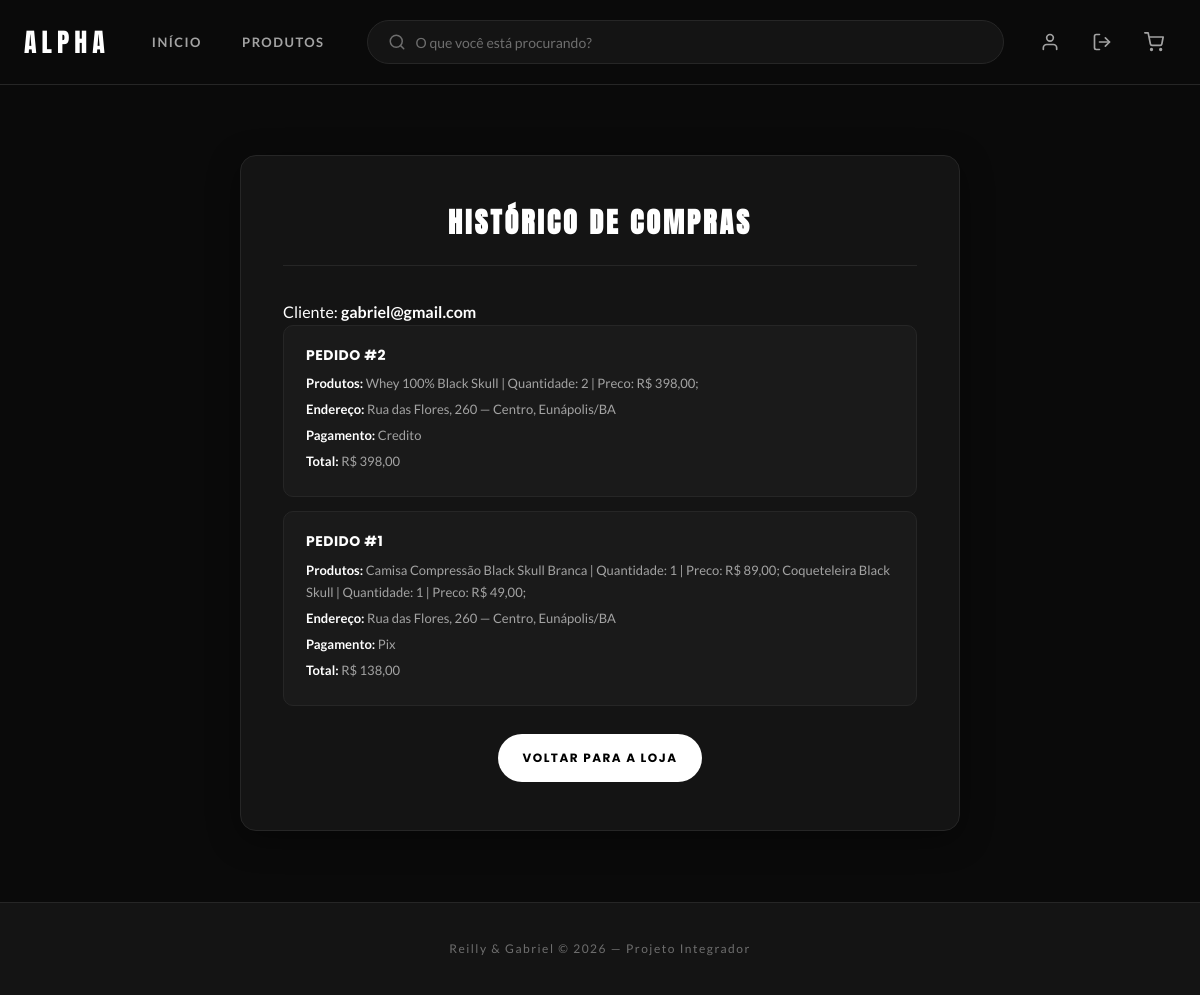
The app's page /minhasCompras.php (signed in), older data.
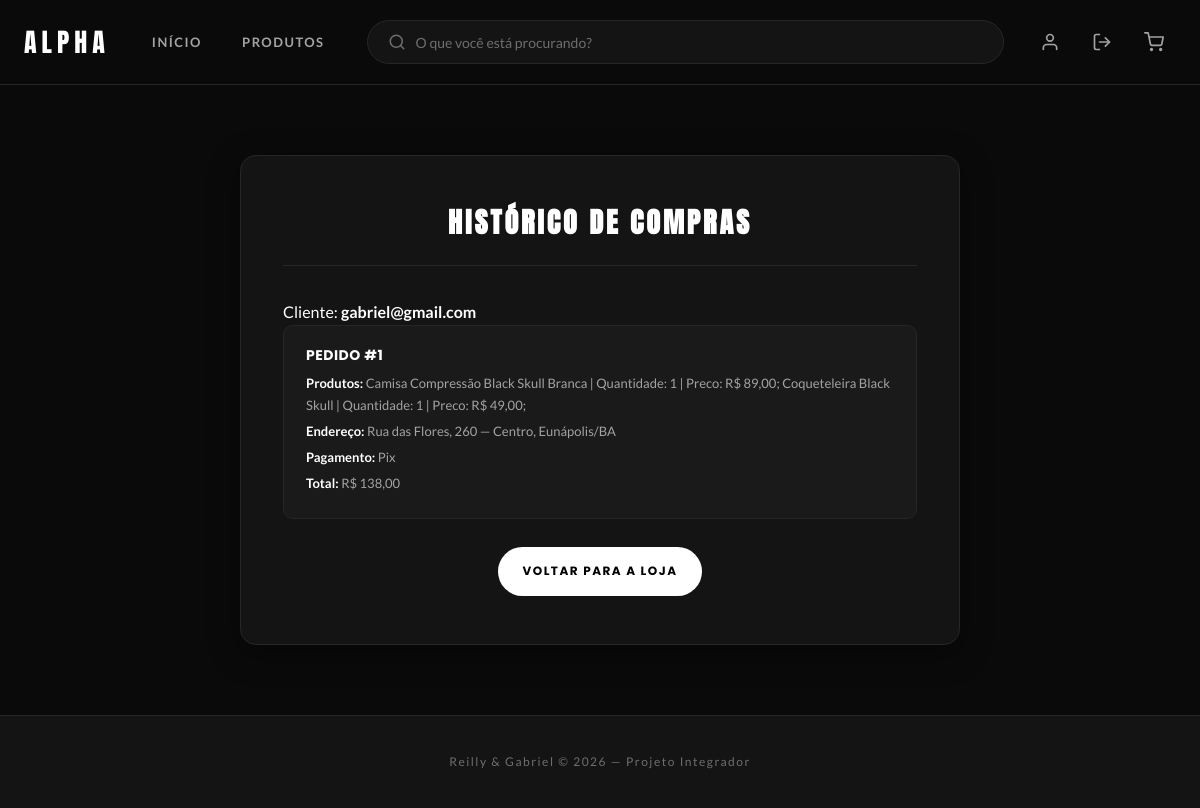
The same page, newer data.
### tables this page shows
CREATE TABLE vendas (
    Id INT AUTO_INCREMENT PRIMARY KEY,
    Email VARCHAR(150) NOT NULL,
    Estado VARCHAR(100) NOT NULL,
    Cidade VARCHAR(100) NOT NULL,
    Bairro VARCHAR(100) NOT NULL,
    Rua VARCHAR(150) NOT NULL,
    Numero VARCHAR(20) NOT NULL,
    Produtos TEXT NOT NULL,
    Total DECIMAL(10,2) NOT NULL,
    Pagamento VARCHAR(20) NOT NULL DEFAULT 'pix', 

    CONSTRAINT fk_vendas_usuario
        FOREIGN KEY (Email) REFERENCES usuarios(Email)
);

### app/DLL.php (called while the page is built, shortened)
<?php
Function banco($server, $user, $password, $db, $consulta)
{
    $banco = new mysqli($server, $user, $password, $db);
    if (!$resultado = $banco->query($consulta)) {
        echo "Falha na consulta referencia: (".$banco->errno.") - ".$banco->error;
        exit();
    }
    return $resultado;
}
function verifica_admin($server, $user, $password, $db, $email) {
    $consulta = "SELECT admin FROM usuarios WHERE Email = '$email'";
    $resultado = banco($server, $user, $password, $db, $consulta);
    return false;
}
?>

### minhasCompras.php (the view, shortened to what this page needs)
<?php
include "app/cons.php";
require_once "app/DLL.php";
$logado = $_SESSION['email'];
$consulta = "SELECT * FROM vendas WHERE Email = '$logado' ORDER BY Id DESC";
$resultado = banco($server, $user, $password, $db, $consulta);
?>
<?php include "header.php"; ?>
<main class="conteudo">
    <section class="painel">
        <h2 class="painel-titulo">Histórico de compras</h2>
        <p class="cliente-logado">Cliente: <strong><?php echo $logado; ?></strong></p>
        <?php
        while($linha = $resultado->fetch_assoc()){
            $forma_pagamento = ucfirst($linha['Pagamento']);
            echo "<div class='item'>";
            echo "<div class='item-info'>";
            echo "<h4>Pedido #".$linha['Id']."</h4>";
            echo "<p><strong>Produtos:</strong> ".$linha['Produtos']."</p>";
            echo "<p><strong>Endereço:</strong> ".$linha['Rua'].", ".$linha['Numero']." — ".$linha['Bairro'].", ".$linha['Cidade']."/".$linha['Estado']."</p>";
            echo "<p><strong>Pagamento:</strong> ".$forma_pagamento."</p>";
            echo "<p><strong>Total:</strong> R$ ".number_format($linha['Total'], 2, ',', '.')."</p>";
            echo "</div>";
            echo "</div>";
        }
        ?>
        <div class="painel-acoes">
            <a class="botao" href="index.php">Voltar para a loja</a>
        </div>
    </section>
</main>
<?php include "footer.php"; ?>

### header.php (shortened to what this page needs)
<?php
include "app/cons.php";
require_once "app/DLL.php";
?>
<!DOCTYPE html>
<html lang="pt-br">
<head>
<link rel="stylesheet" href="style.css">
</head>
<body>
<header class="header">
    <div class="header-conteudo">
        <a href="index.php" class="header-logo">
            <span>ALPHA</span>
        </a>
        <nav class="header-menu">
            <a href="index.php">Início</a>
            <a href="index.php#produtos">Produtos</a>
        </nav>
        <div class="header-busca-wrapper">
            <form class="header-busca" onsubmit="event.preventDefault();">
                <svg xmlns="http://www.w3.org/2000/svg" width="18" height="18" viewBox="0 0 24 24" fill="none" stroke="currentColor" stroke-width="2" stroke-linecap="round" stroke-linejoin="round"><circle cx="11" cy="11" r="8"/><line x1="21" y1="21" x2="16.65" y2="16.65"/></svg>
                <input type="text" id="campoBusca" placeholder="O que você está procurando?" autocomplete="off"/>
            </form>
        </div>
        <?php if(isset($_SESSION['login']) && $_SESSION['login'] == "ok"): ?>
        <?php if(verifica_admin($server, $user, $password, $db, $_SESSION['email'])): ?>
        <a href="admin.php" class="header-icone" title="Painel de Administração" style="color: var(--destaque);">
            <svg xmlns="http://www.w3.org/2000/svg" width="20" height="20" viewBox="0 0 24 24" fill="none" stroke="currentColor" stroke-width="2" stroke-linecap="round" stroke-linejoin="round"><path d="M12 2L2 7l10 5 10-5-10-5zM2 17l10 5 10-5M2 12l10 5 10-5"/></svg>
        </a>
        <?php endif; ?>
        <?php endif; ?>
        <div class="header-acoes">
            <?php if(isset($_SESSION['login']) && $_SESSION['login'] == "ok"){ ?>
                <a href="minhasCompras.php" class="header-icone" title="Minhas compras">
                    <svg xmlns="http://www.w3.org/2000/svg" width="20" height="20" viewBox="0 0 24 24" fill="none" stroke="currentColor" stroke-width="2" stroke-linecap="round" stroke-linejoin="round"><path d="M20 21v-2a4 4 0 0 0-4-4H8a4 4 0 0 0-4 4v2"/><circle cx="12" cy="7" r="4"/></svg>
                </a>
                <a href="sair.php" class="header-icone" title="Sair">
                    <svg xmlns="http://www.w3.org/2000/svg" width="20" height="20" viewBox="0 0 24 24" fill="none" stroke="currentColor" stroke-width="2" stroke-linecap="round" stroke-linejoin="round"><path d="M9 21H5a2 2 0 0 1-2-2V5a2 2 0 0 1 2-2h4"/><polyline points="16 17 21 12 16 7"/><line x1="21" y1="12" x2="9" y2="12"/></svg>
                </a>
            <?php } ?>
            <a href="carrinho.php" class="header-icone header-carrinho" title="Carrinho">
            </a>
        </div>
    </div>
</header>

### footer.php
<footer class="rodape">
    <p>Reilly &amp; Gabriel &copy; <?php echo date('Y'); ?> — Projeto Integrador</p>
</footer>
</body>
</html>

### style.css (style rules this page uses)
* { box-sizing: border-box; margin: 0; padding: 0; }
:root { --bg: #0a0a0a; --bg-2: #141414; --bg-3: #1a1a1a; --bg-hover: #1f1f1f; --borda: #262626; --borda-forte: #333333; --texto: #ffffff; --texto-suave: #a3a3a3; --texto-fraco: #6e6e6e; --destaque: #e50914; --destaque-hover: #b8070f; --verde: #3ddc84; --raio: 16px; --raio-sm: 10px; --raio-pill: 50px; --sombra: 0 8px 32px rgba(0, 0, 0, 0.4); --sombra-hover: 0 20px 50px rgba(0, 0, 0, 0.6); --sombra-vermelha: 0 10px 30px rgba(229, 9, 20, 0.35); --transicao: all 0.3s cubic-bezier(0.4, 0, 0.2, 1); }
html, body { height: 100%; scroll-behavior: smooth; }
body { font-family: 'Lato', 'Segoe UI', Arial, sans-serif; background: var(--bg); color: var(--texto); line-height: 1.7; display: flex; flex-direction: column; min-height: 100vh; -webkit-font-smoothing: antialiased; overflow-x: hidden; }
h1, h2, h3, h4, h5, h6 { font-family: 'Poppins', sans-serif; font-weight: 700; line-height: 1.3; }
.header { background: var(--bg); border-bottom: 1px solid var(--borda); padding: 20px 24px; position: sticky; top: 0; z-index: 1000; transition: var(--transicao); }
.header-conteudo { max-width: 1280px; margin: 0 auto; display: flex; align-items: center; gap: 24px; }
.header-logo { display: flex; align-items: center; gap: 10px; color: #fff; text-decoration: none; font-family: 'Anton', sans-serif; font-size: 26px; letter-spacing: 5px; flex-shrink: 0; transition: var(--transicao); }
.header-menu { display: flex; gap: 4px; flex-shrink: 0; }
.header-menu a { color: var(--texto-suave); text-decoration: none; font-size: 13px; font-weight: 600; letter-spacing: 1.5px; text-transform: uppercase; padding: 10px 18px; border-radius: var(--raio-pill); transition: var(--transicao); position: relative; }
.header-busca-wrapper { position: relative; flex: 1; }
.header-busca { display: flex; align-items: center; gap: 10px; background: var(--bg-2); border: 1px solid var(--borda); border-radius: var(--raio-pill); padding: 12px 20px; transition: var(--transicao); width: 100%; }
.header-busca svg { color: var(--texto-fraco); flex-shrink: 0; }
.header-busca input { background: transparent; border: 0; color: #fff; font-size: 14px; outline: none; width: 100%; font-family: inherit; }
.header-busca input::placeholder { color: var(--texto-fraco); }
.header-acoes { display: flex; align-items: center; gap: 8px; flex-shrink: 0; }
.header-icone { position: relative; color: var(--texto-suave); padding: 12px; border-radius: 50%; display: flex; align-items: center; justify-content: center; text-decoration: none; transition: var(--transicao); }
.botao { display: inline-block; background: #fff; color: #000; border: 0; padding: 14px 24px; border-radius: var(--raio-pill); font-size: 12px; font-weight: 700; letter-spacing: 1.5px; text-transform: uppercase; text-decoration: none; cursor: pointer; transition: var(--transicao); font-family: 'Poppins', sans-serif; }
.conteudo { flex: 1; width: 100%; max-width: 900px; margin: 0 auto; padding: 70px 24px; display: flex; flex-direction: column; align-items: center; }
.painel { width: 100%; max-width: 720px; background: var(--bg-2); border: 1px solid var(--borda); border-radius: var(--raio); padding: 48px 42px; box-shadow: var(--sombra); animation: fadeUp 0.6s ease both; }
.painel-titulo { font-family: 'Anton', sans-serif; font-size: 28px; letter-spacing: 3px; text-transform: uppercase; color: var(--texto); text-align: center; padding-bottom: 24px; margin-bottom: 32px; border-bottom: 1px solid var(--borda); }
.painel-acoes { display: flex; justify-content: center; flex-wrap: wrap; gap: 12px; margin-top: 28px; }
.item { display: flex; justify-content: space-between; align-items: center; gap: 16px; background: var(--bg-3); border: 1px solid var(--borda); border-radius: var(--raio-sm); padding: 20px 22px; margin-bottom: 14px; text-align: left; transition: var(--transicao); }
.item-info h4 { font-size: 14px; font-weight: 700; letter-spacing: 0.5px; text-transform: uppercase; margin-bottom: 8px; color: var(--texto); }
.item-info p { color: var(--texto-suave); font-size: 13px; margin: 4px 0; }
.item-info p strong { color: var(--texto); }
.rodape { background: var(--bg-2); border-top: 1px solid var(--borda); color: var(--texto-fraco); padding: 36px 24px; text-align: center; font-size: 12px; letter-spacing: 1.5px; }
.reveal { opacity: 0; transform: translateY(40px); transition: opacity 0.8s ease, transform 0.8s ease; }
.reveal.ativo { opacity: 1; transform: translateY(0); }

Row changes from the older to the newer data that the page shows:
no longer on this page (row edited): vendas: Id "2", Produtos "Whey 100% Black Skull | Quantidade: 2 | Preco: R$ 398,00;", Rua "Rua das Flores", Numero "260", Bairro "Centro", Cidade "Eunápolis", Estado "BA", Pagamento "Credito", Total "398,00"
